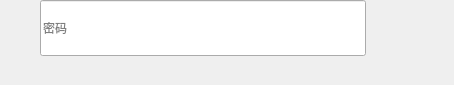
              <widget class="Widget" name="pwdWid" native="true">
               <property name="maximumSize">
                <size>
                 <width>16777215</width>
                 <height>85</height>
                </size>
               </property>
               <layout class="QHBoxLayout" name="horizontalLayout_4">
                <property name="spacing">
                 <number>0</number>
                </property>
                <property name="leftMargin">
                 <number>0</number>
                </property>
                <property name="topMargin">
                 <number>0</number>
                </property>
                <property name="rightMargin">
                 <number>0</number>
                </property>
                <property name="bottomMargin">
                 <number>0</number>
                </property>
                <item>
                 <spacer name="horizontalSpacer_12">
                  <property name="orientation">
                   <enum>Qt::Horizontal</enum>
                  </property>
                  <property name="sizeType">
                   <enum>QSizePolicy::Expanding</enum>
                  </property>
                  <property name="sizeHint" stdset="0">
                   <size>
                    <width>40</width>
                    <height>20</height>
                   </size>
                  </property>
                 </spacer>
                </item>
                <item>
                 <layout class="QVBoxLayout" name="verticalLayout_7">
                  <property name="spacing">
                   <number>0</number>
                  </property>
                  <item alignment="Qt::AlignLeft">
                   <widget class="BaseLineEdit" name="loginPassword">
                    <property name="minimumSize">
                     <size>
                      <width>326</width>
                      <height>56</height>
                     </size>
                    </property>
                    <property name="maximumSize">
                     <size>
                      <width>326</width>
                      <height>56</height>
                     </size>
                    </property>
                    <property name="styleSheet">
                     <string notr="true"/>
                    </property>
                    <property name="echoMode">
                     <enum>QLineEdit::Password</enum>
                    </property>
                    <property name="alignment">
                     <set>Qt::AlignLeading|Qt::AlignLeft|Qt::AlignVCenter</set>
                    </property>
                    <property name="placeholderText">
                     <string>密码</string>
                    </property>
                   </widget>
                  </item>
                  <item>
                   <widget class="Widget" name="pwdErrWid" native="true">
                    <property name="minimumSize">
                     <size>
                      <width>0</width>
                      <height>24</height>
                     </size>
                    </property>
                    <layout class="QHBoxLayout" name="horizontalLayout">
                     <property name="spacing">
                      <number>8</number>
                     </property>
                     <property name="leftMargin">
                      <number>20</number>
                     </property>
                     <property name="topMargin">
                      <number>0</number>
                     </property>
                     <property name="rightMargin">
                      <number>0</number>
                     </property>
                     <property name="bottomMargin">
                      <number>0</number>
                     </property>
                     <item>
                      <widget class="QLabel" name="pwdTip">
                       <property name="minimumSize">
                        <size>
                         <width>16</width>
                         <height>16</height>
                        </size>
                       </property>
                       <property name="maximumSize">
                        <size>
                         <width>16</width>
                         <height>16</height>
                        </size>
                       </property>
                       <property name="text">
                        <string/>
                       </property>
                      </widget>
                     </item>
                     <item>
                      <widget class="BaseLabel" name="pwdErr">
                       <property name="maximumSize">
                        <size>
                         <width>282</width>
                         <height>16777215</height>
                        </size>
                       </property>
                       <property name="styleSheet">
                        <string notr="true"/>
                       </property>
                       <property name="text">
                        <string/>
                       </property>
                       <property name="alignment">
                        <set>Qt::AlignLeading|Qt::AlignLeft|Qt::AlignVCenter</set>
                       </property>
                       <property name="wordWrap">
                        <bool>false</bool>
                       </property>
                      </widget>
                     </item>
                    </layout>
                   </widget>
                  </item>
                 </layout>
                </item>
                <item>
                 <spacer name="horizontalSpacer_5">
                  <property name="orientation">
                   <enum>Qt::Horizontal</enum>
                  </property>
                  <property name="sizeType">
                   <enum>QSizePolicy::Fixed</enum>
                  </property>
                  <property name="sizeHint" stdset="0">
                   <size>
                    <width>88</width>
                    <height>20</height>
                   </size>
                  </property>
                 </spacer>
                </item>
               </layout>
              </widget>
